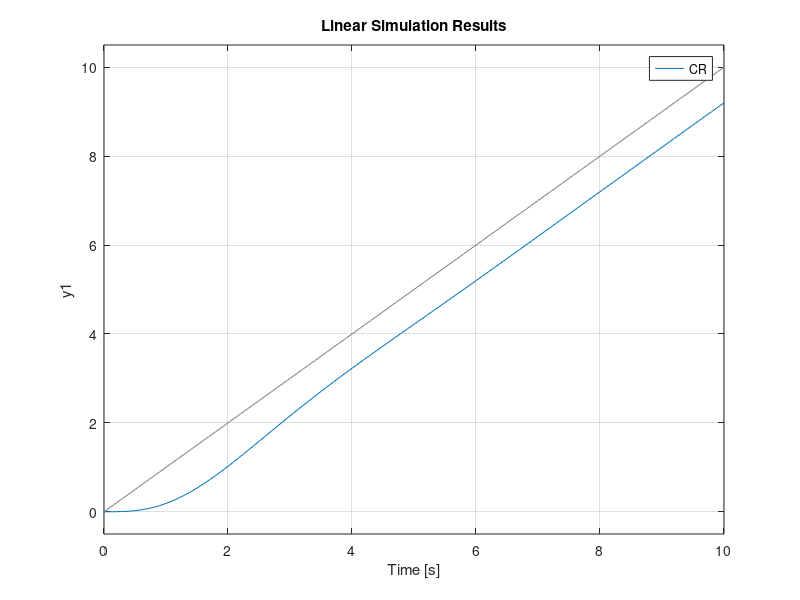

MATLAB code for this plot:
 %------------------------------ Questao 8
CR = tf([1 10], [1 6 9 10]);
t=0:0.1:10;
ramp=t;
R1=exp(0.5*t);

%Rampa----------
lsim(CR, ramp, t)

%R1---------------
%lsim(CR, R1, t)